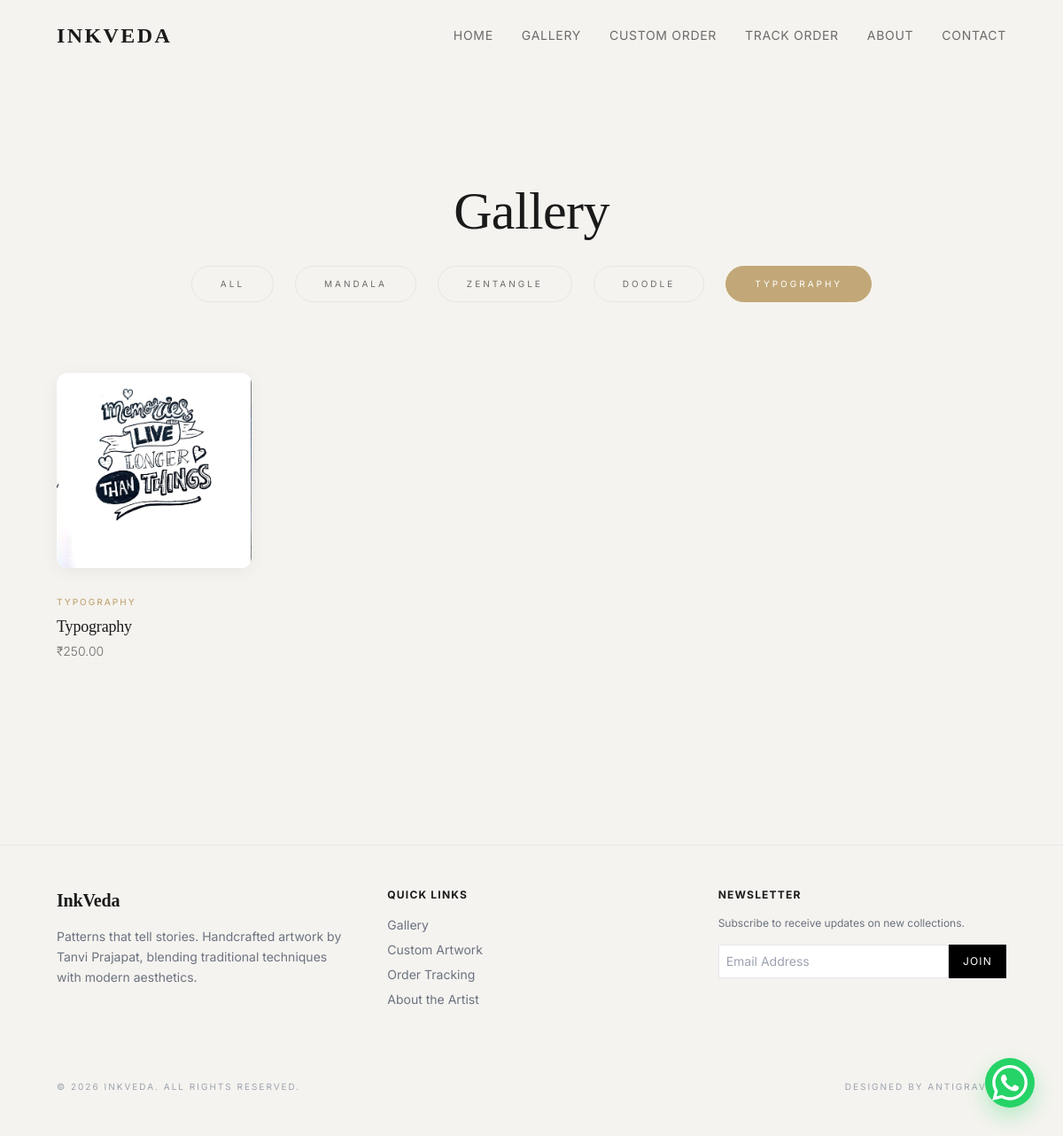
/gallery/?category=Typography, run on the app's committed database.
### artworks/models.py (models this page shows, shortened)
class Artwork(models.Model):
    CATEGORY_CHOICES = [
        ('Mandala', 'Mandala'),
        ('Zentangle', 'Zentangle'),
        ('Doodle', 'Doodle'),
        ('Typography', 'Typography'),
    ]
    title = models.CharField(max_length=200)
    description = models.TextField()
    image = models.ImageField(upload_to="artworks/%Y/%m/")
    category = models.CharField(max_length=50, choices=CATEGORY_CHOICES)
    price = models.DecimalField(max_digits=10, decimal_places=2)
    is_available = models.BooleanField(default=True)
    created_at = models.DateTimeField(auto_now_add=True)

### artworks/views.py (the view)
# urls.py: path('gallery/', views.gallery, name='gallery'),
def gallery(request):
    category = request.GET.get('category')
    artworks_list = Artwork.objects.filter(is_available=True)
    if category:
        artworks_list = artworks_list.filter(category=category)
    paginator = Paginator(artworks_list, 8) # 8 per page
    page_number = request.GET.get('page')
    page_obj = paginator.get_page(page_number)
    categories = [c[0] for c in Artwork.CATEGORY_CHOICES]
    return render(request, 'artworks/gallery.html', {
        'page_obj': page_obj,
        'categories': categories,
        'selected_category': category
    })

### templates/artworks/gallery.html (shortened to what this page needs)
{% extends 'base.html' %}
{% block content %}
<section class="py-32 px-6 lg:px-16 reveal">
    <div class="max-w-7xl mx-auto">
        <header class="mb-20 text-center space-y-8">
            <h1 class="text-5xl md:text-6xl font-serif">Gallery</h1>
            <div class="flex flex-wrap justify-center gap-6">
                <a href="{% url 'gallery' %}" class="text-[10px] uppercase tracking-[0.3em] px-8 py-3 border transition duration-300 {% if not selected_category %}border-[#C2A878] bg-[#C2A878] text-white{% else %}border-[#E5E5E5] text-[#6B6B6B] hover:border-[#1A1A1A] hover:text-[#1A1A1A]{% endif %} rounded-full">All</a>
                {% for category in categories %}
                <a href="{% url 'gallery' %}?category={{ category }}" class="text-[10px] uppercase tracking-[0.3em] px-8 py-3 border transition duration-300 {% if selected_category == category %}border-[#C2A878] bg-[#C2A878] text-white{% else %}border-[#E5E5E5] text-[#6B6B6B] hover:border-[#1A1A1A] hover:text-[#1A1A1A]{% endif %} rounded-full">{{ category }}</a>
                {% endfor %}
            </div>
        </header>
        <div class="grid grid-cols-1 md:grid-cols-2 lg:grid-cols-4 gap-16">
            {% for artwork in page_obj %}
            <div class="group reveal">
                <a href="{% url 'artwork_detail' artwork.pk %}">
                    <div class="aspect-square bg-white overflow-hidden mb-6 premium-shadow card-hover rounded-xl">
                        <img src="{{ artwork.image.url }}" alt="{{ artwork.title }}" class="w-full h-full object-cover transition duration-1000 group-hover:scale-110">
                    </div>
                    <div class="space-y-1">
                        <span class="text-[10px] uppercase tracking-[0.2em] text-[#C2A878] font-medium">{{ artwork.category }}</span>
                        <h3 class="text-lg font-serif">{{ artwork.title }}</h3>
                        <p class="text-sm font-light text-[#6B6B6B]">₹{{ artwork.price }}</p>
                    </div>
                </a>
            </div>
            {% empty %}
            <div class="col-span-full py-40 text-center reveal">
                <p class="text-gray-400 italic font-serif">No artworks found in this category.</p>
            </div>
            {% endfor %}
        </div>
    </div>
</section>
{% endblock %}

### templates/base.html (style rules this page uses)
:root { --bg-primary: #F5F3EF; --text-primary: #1A1A1A; --text-secondary: #6B6B6B; --accent: #C2A878; --border: #E5E5E5; }
body { font-family: 'Inter', sans-serif; background-color: var(--bg-primary); color: var(--text-primary); scroll-behavior: smooth; -webkit-font-smoothing: antialiased; }
.font-serif { font-family: 'Playfair Display', serif; letter-spacing: -0.01em; }
.premium-shadow { box-shadow: 0 4px 20px rgba(0, 0, 0, 0.05); transition: transform 0.3s ease, box-shadow 0.3s ease; border-radius: 12px; }
.reveal { opacity: 0; transform: translateY(30px); transition: all 0.8s cubic-bezier(0.165, 0.84, 0.44, 1); }
.reveal.active { opacity: 1; transform: translateY(0); }

### data on the page
Artwork: image (picture), category "TYPOGRAPHY", title "Typography", price "250.00"

### other printed values
{{ category }} "MANDALA" "ZENTANGLE" "DOODLE" "TYPOGRAPHY"
